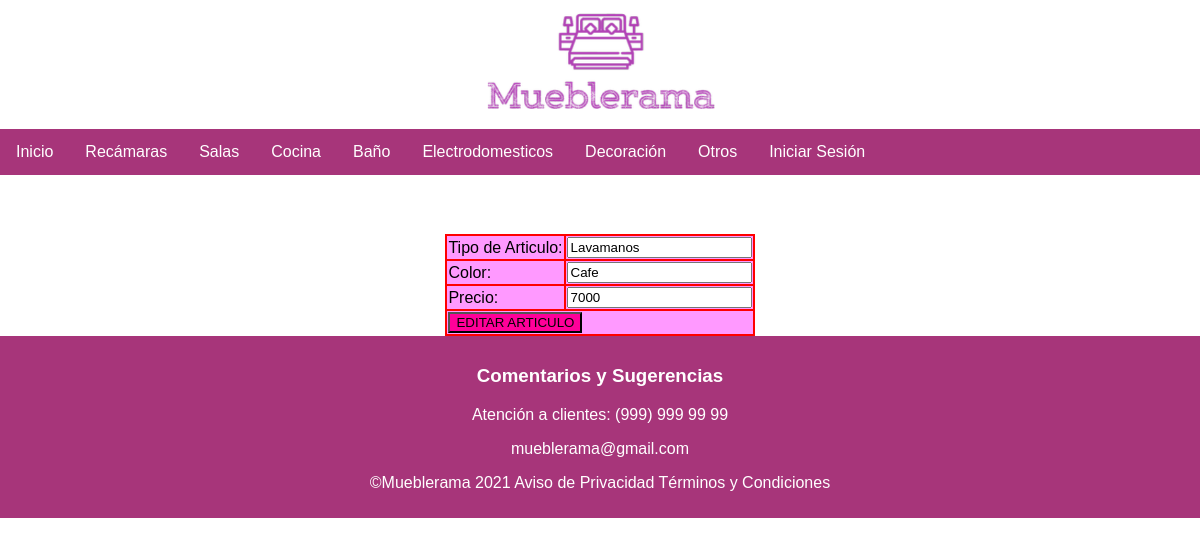
/editar.php?id=4 (signed in), run on the app's committed database.
### tables this page shows
CREATE TABLE IF NOT EXISTS `articulo` (
  `id_articulo` int(10) NOT NULL AUTO_INCREMENT,
  `tipo_articulo` varchar(100) NOT NULL,
  `color` varchar(100) NOT NULL,
  `precio` int(10) NOT NULL,
  PRIMARY KEY (`id_articulo`)
);

### editar.php (the view, shortened to what this page needs)
<?php
	if (!isset($_SESSION['nombre'])) {
		header('Location: login.php');
	}elseif(isset($_SESSION['nombre'])){
		include 'model/conexion.php';
		$id = $_GET['id'];
		$sentencia = $bd->prepare("SELECT * FROM articulo WHERE id_articulo = ?;");
		$sentencia->execute([$id]);
		$producto = $sentencia->fetch(PDO::FETCH_OBJ);
	}else{
		echo "Error en el sistema";
	}
?>
<!DOCTYPE html>
<html>
<head>
<link rel="stylesheet" href="css/estilos.css">
</head>
<body>
<div class="header">
<img src="img/logo.png" alt="logo" style="width:250px;height:125px;">
</div>
<div class="topnav">
  <a href="index.html">Inicio</a>
  <a href="recamaras.html">Recámaras</a>
  <a href="salas.html">Salas</a>
  <a href="cocina.html">Cocina</a>
  <a href="baño.html">Baño</a>
  <a href="electrodomesticos.html">Electrodomesticos</a>
  <a href="decoracion.html">Decoración</a>
  <a href="otros.html">Otros</a>
  <a href="http://localhost/mueblerama">Iniciar Sesión</a>
</div>
	<center>
		<h3>Editar articulo:</h3>
		<form method="POST" action="editarProceso.php">
			<table>
				<tr style="background-color: #FF99FF">
					<td>Tipo de Articulo: </td>
					<td><input type="text" name="txt2Tipo" value="<?php echo $producto->tipo_articulo; ?>"></td>
				</tr>
				<tr style="background-color: #FF99FF">
					<td>Color: </td>
					<td><input type="text" name="txt2Color" value="<?php echo $producto->color; ?>"></td>
				</tr>
				<tr style="background-color: #FF99FF">
					<td>Precio: </td>
					<td><input type="text" name="txt2Precio" value="<?php echo $producto->precio; ?>"></td>
				</tr>
				<tr style="background-color: #FF99FF">
					<td colspan="2"><input style="background-color: #FF0099" type="submit" value="EDITAR ARTICULO"></td>
				</tr>
			</table>
		</form>
	</center>
<div class="footer">
  <h3>Comentarios y Sugerencias</h3>
<p>Atención a clientes: (999) 999 99 99</p>
<p>mueblerama@gmail.com</p>
  <p>©Mueblerama 2021 Aviso de Privacidad Términos y Condiciones</p>
</div>
</body>
</html>

### css/estilos.css (style rules this page uses)
body { margin: 0; font-family: Arial, Helvetica, sans-serif; text-align: center; }
.topnav { overflow: hidden; background-color: #A7357A; }
.topnav a { float: left; display: block; color: white; text-align: center; padding: 14px 16px; text-decoration: none; }
table { background-color: red; }
.footer { background-color: #A7357A; padding: 10px; }
h3 { color: white; }

### data on the page
articulo: txt2Tipo "Lavamanos", txt2Color "Cafe", txt2Precio "7000"
